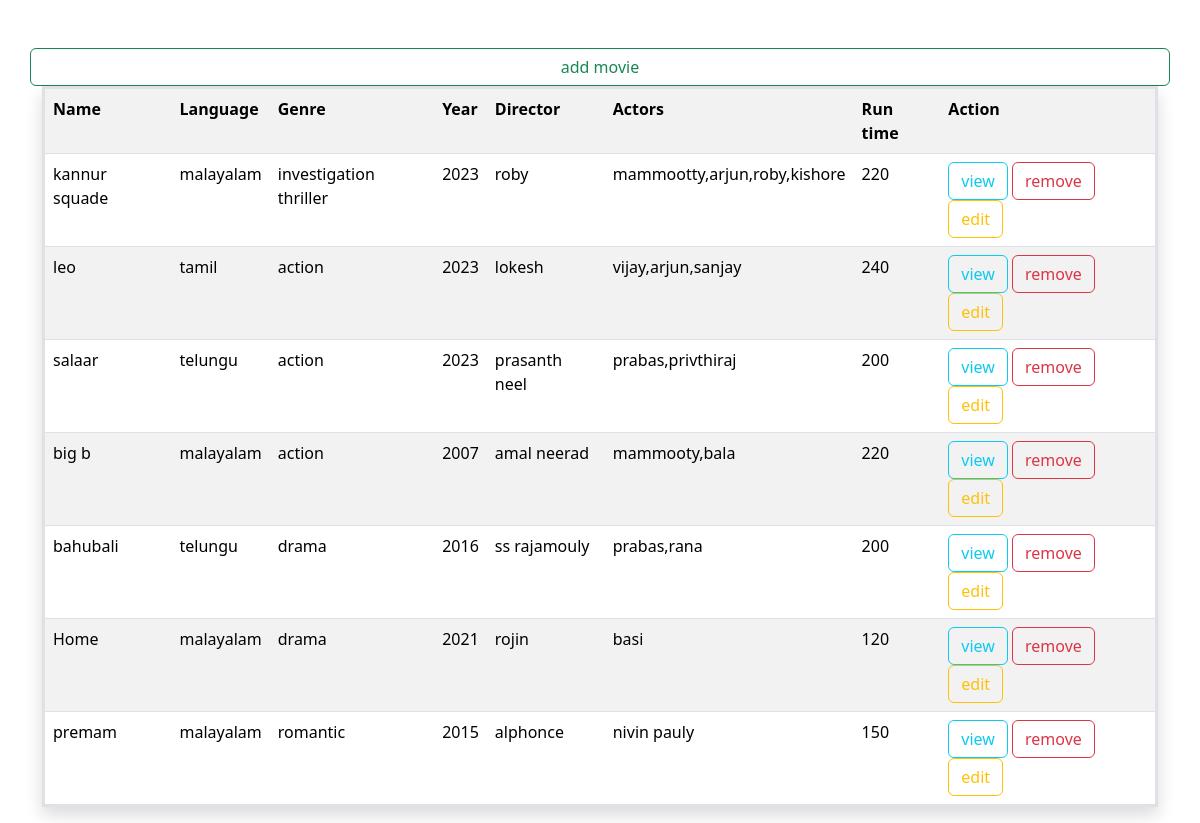
The app's page /movie/all/ with its own data.
### myapp/models.py (models this page shows, shortened)
class Movie(models.Model):
    name=models.CharField(max_length=200,unique=True)
    language=models.CharField(max_length=200)
    run_time=models.PositiveIntegerField()
    genre=models.CharField(max_length=200)
    director=models.CharField(max_length=200)
    year=models.PositiveIntegerField()
    actors=models.CharField(max_length=200)

### myapp/views.py (the view)
# urls.py: path("movie/all/",views.Movielistview.as_view(),name="movie-list"),
class Movielistview(View):
     def get(self,request,*args,**kwargs):
        qs=Movie.objects.all()
        return render(request,"movie_list.html",{"data":qs})

### myapp/templates/movie_list.html (shortened to what this page needs)
<!DOCTYPE html>
<html lang="en">
<head>
    <link href="https://cdn.jsdelivr.net/npm/bootstrap@5.3.2/dist/css/bootstrap.min.css" rel="stylesheet">
</head>
<body>
    <div class="container mt-5">
       <div class="row">
        <a href="{%url 'movie-add'%}" class="btn btn-outline-success">add movie</a>
        <div class="col-12">
            <table class="table table-striped border border-3 shadow ">
                <tr>
                    <th>Name</th>
                    <th>Language</th>
                    <th>Genre</th>
                    <th>Year</th>
                    <th>Director</th>
                    <th>Actors</th>
                    <th>Run time</th>
                    <th>Action</th>
                </tr>
                {%for m in data%}
                <tr>
                    <td> {{m.name}}</td>
                    <td>{{m.language}}</td>
                    <td>{{m.genre}}</td>
                    <td>{{m.year}}</td>
                    <td>{{m.director}}</td>
                    <td>{{m.actors}}</td>
                    <td>{{m.run_time}}</td>
                    <td>
                        <a href="{%url 'movie-detail' m.id %}" class="btn btn-outline-info">view</a>
                        <a href="{%url 'movie-remove' m.id %}" class="btn btn-outline-danger">remove</a>
                        <a href="{%url 'movie-edit' m.id %}" class="btn btn-outline-warning">edit</a>
                    </td>
                </tr>
                {%endfor%}
            </table>
        </div>
       </div>
    </div>
</body>
</html>

### records on screen
Movie: name "kannur squade", language "malayalam", genre "investigation thriller", year "2023", director "roby", actors "mammootty,arjun,roby,kishore", run_time "220"
Movie: name "leo", language "tamil", genre "action", year "2023", director "lokesh", actors "vijay,arjun,sanjay", run_time "240"
Movie: name "salaar", language "telungu", genre "action", year "2023", director "prasanth neel", actors "prabas,privthiraj", run_time "200"
Movie: name "big b", language "malayalam", genre "action", year "2007", director "amal neerad", actors "mammooty,bala", run_time "220"
Movie: name "bahubali", language "telungu", genre "drama", year "2016", director "ss rajamouly", actors "prabas,rana", run_time "200"
Movie: name "Home", language "malayalam", genre "drama", year "2021", director "rojin", actors "basi", run_time "120"
Movie: name "premam", language "malayalam", genre "romantic", year "2015", director "alphonce", actors "nivin pauly", run_time "150"
